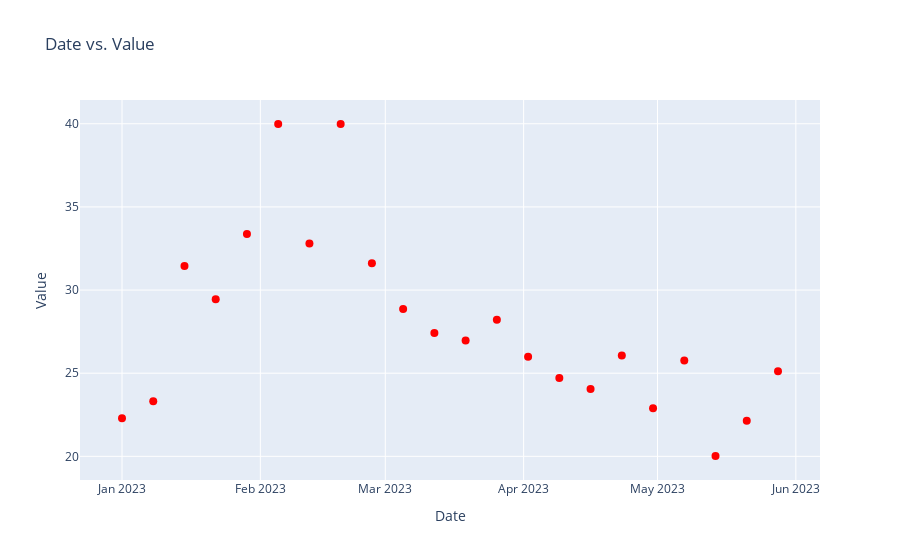

Source (notebook cell):
### Code cell
gdfdate= pd.to_datetime(gdfdate)
gdf_sen_meas = gdf_sen_meas.set_index(gdfdate)
gdf_sen_meas.index = pd.DatetimeIndex(gdf_sen_meas.index)
gdf_weekly = gdf_sen_meas.resample('W').mean()
gdf_weekly = gdf_weekly.reset_index()
#----------------------------------------------------------------------------

scatter = go.Scatter(
    x=gdf_weekly['date'],
    y=gdf_weekly['value'],
    mode='markers',
    marker=dict(
        color='red',
        size=8,
        symbol='circle'
    )
)

layout = go.Layout(
    title='Date vs. Value',
    xaxis=dict(title='Date'),
    yaxis=dict(title='Value'),
)
fig = go.Figure(data=[scatter], layout=layout)
fig.show()

### Figure 1 — Plotly figure (JSON) as saved in the notebook; plotly's stock layout.template omitted (floating-point values rounded to 4 significant figures)
{"data": [{"marker": {"color": "red", "size": 8, "symbol": "circle"}, "mode": "markers", "type": "scatter", "x": ["2023-01-01T00:00:00", "2023-01-08T00:00:00", "2023-01-15T00:00:00", "2023-01-22T00:00:00", "2023-01-29T00:00:00", "2023-02-05T00:00:00", "2023-02-12T00:00:00", "2023-02-19T00:00:00", "2023-02-26T00:00:00", "2023-03-05T00:00:00", "2023-03-12T00:00:00", "2023-03-19T00:00:00", "2023-03-26T00:00:00", "2023-04-02T00:00:00", "2023-04-09T00:00:00", "2023-04-16T00:00:00", "2023-04-23T00:00:00", "2023-04-30T00:00:00", "2023-05-07T00:00:00", "2023-05-14T00:00:00", "2023-05-21T00:00:00", "2023-05-28T00:00:00"], "y": [22.29, 23.31, 31.44, 29.44, 33.37, 39.98, 32.8, 39.99, 31.62, 28.86, 27.42, 26.97, 28.22, 25.99, 24.71, 24.05, 26.06, 22.89, 25.76, 20.02, 22.14, 25.11]}], "layout": {"autosize": true, "title": {"text": "Date vs. Value"}, "xaxis": {"autorange": true, "range": ["2022-12-22 08:48:41.3645", "2023-06-06 15:11:18.6355"], "title": {"text": "Date"}, "type": "date"}, "yaxis": {"autorange": true, "range": [18.18, 41.83], "title": {"text": "Value"}, "type": "linear"}}}
